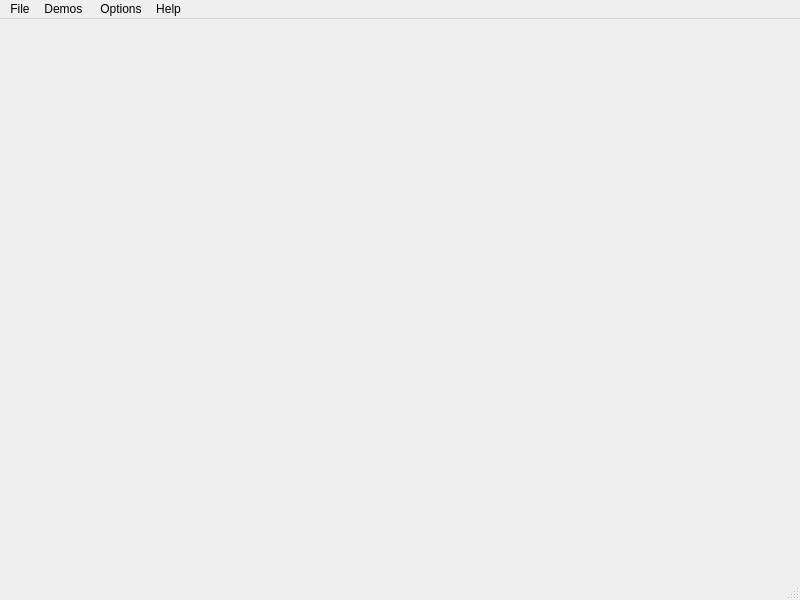
<?xml version="1.0" encoding="UTF-8"?>
<ui version="4.0">
 <class>MainWindow</class>
 <widget class="QMainWindow" name="MainWindow">
  <property name="geometry">
   <rect>
    <x>0</x>
    <y>0</y>
    <width>800</width>
    <height>600</height>
   </rect>
  </property>
  <property name="windowTitle">
   <string>Newton SDK demos</string>
  </property>
  <widget class="QWidget" name="centralwidget"/>
  <widget class="QMenuBar" name="menubar">
   <property name="geometry">
    <rect>
     <x>0</x>
     <y>0</y>
     <width>800</width>
     <height>25</height>
    </rect>
   </property>
   <widget class="QMenu" name="menuFile">
    <property name="title">
     <string>File</string>
    </property>
    <addaction name="actionExit"/>
   </widget>
   <widget class="QMenu" name="menuDemo_Options">
    <property name="title">
     <string>Demos </string>
    </property>
   </widget>
   <widget class="QMenu" name="menuOptions">
    <property name="title">
     <string>Options</string>
    </property>
    <addaction name="actionShow_debug_display"/>
    <addaction name="actionHide_physics_profiler"/>
    <addaction name="actionHide_Framerate_info_bar"/>
    <addaction name="actionUse_Simd_instructions"/>
    <addaction name="actionUpdate_physics_in_mani_thread"/>
    <addaction name="actionSelect_number_of_physics_threads"/>
   </widget>
   <widget class="QMenu" name="menuHelp">
    <property name="title">
     <string>Help</string>
    </property>
   </widget>
   <addaction name="menuFile"/>
   <addaction name="menuDemo_Options"/>
   <addaction name="menuOptions"/>
   <addaction name="menuHelp"/>
  </widget>
  <widget class="QStatusBar" name="statusbar"/>
  <action name="actionShow_debug_display">
   <property name="text">
    <string>Show debug display</string>
   </property>
  </action>
  <action name="actionHide_physics_profiler">
   <property name="text">
    <string>Hide physics profiler</string>
   </property>
  </action>
  <action name="actionHide_Framerate_info_bar">
   <property name="text">
    <string>Hide Framerate info bar</string>
   </property>
  </action>
  <action name="actionUse_Simd_instructions">
   <property name="text">
    <string>Use Simd instructions</string>
   </property>
  </action>
  <action name="actionUpdate_physics_in_mani_thread">
   <property name="text">
    <string>Update physics in main thread</string>
   </property>
  </action>
  <action name="actionSelect_number_of_physics_threads">
   <property name="text">
    <string>Select number of physics threads</string>
   </property>
  </action>
  <action name="actionExit">
   <property name="text">
    <string>Exit</string>
   </property>
  </action>
 </widget>
 <resources/>
 <connections/>
</ui>
